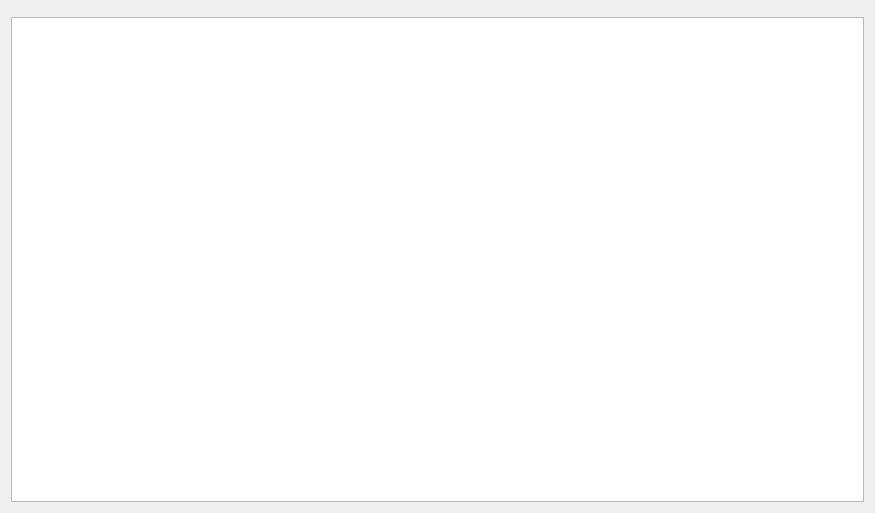
<?xml version="1.0" encoding="UTF-8"?>
<ui version="4.0">
 <class>NewReleasesWidget</class>
 <widget class="QWidget" name="NewReleasesWidget">
  <property name="geometry">
   <rect>
    <x>0</x>
    <y>0</y>
    <width>875</width>
    <height>513</height>
   </rect>
  </property>
  <layout class="QVBoxLayout" name="verticalLayout_2">
   <item>
    <widget class="Hatchet::Breadcrumb" name="breadCrumbLeft" native="true">
    </widget>
   </item>
   <item>
    <widget class="GridView" name="albumsView">
     <property name="dragEnabled">
      <bool>true</bool>
     </property>
     <property name="selectionMode">
      <enum>QAbstractItemView::ExtendedSelection</enum>
     </property>
    </widget>
   </item>
  </layout>
 </widget>
 <customwidgets>
  <customwidget>
   <class>GridView</class>
   <extends>QListView</extends>
   <header location="global">playlist/GridView.h</header>
  </customwidget>
  <customwidget>
   <class>Hatchet::Breadcrumb</class>
   <extends>QWidget</extends>
   <header>widgets/Breadcrumb.h</header>
   <container>1</container>
  </customwidget>
 </customwidgets>
 <resources/>
 <connections/>
</ui>
